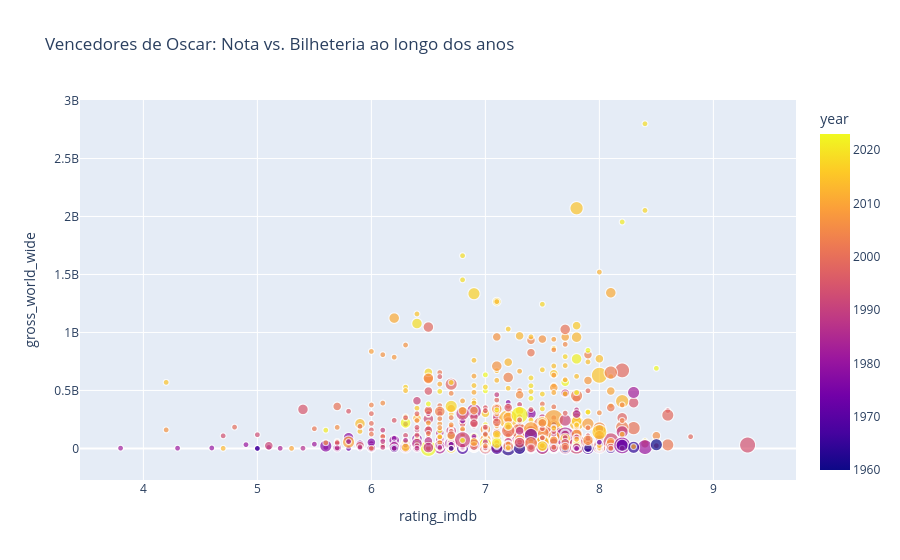

Notebook cell for this chart:
### Code cell
# O "Oscar" traz nota ou traz dinheiro?
# Filtrar apenas quem tem pelo menos 1 Oscar
vencedores = df_financeiro[df_financeiro['oscar'] > 0]

fig_vencedores = px.scatter(vencedores, 
                            x="rating_imdb", 
                            y="gross_world_wide",
                            size="oscar", # Bolas maiores para quem tem MAIS Oscars
                            color="year",
                            hover_name="title",
                            title="Vencedores de Oscar: Nota vs. Bilheteria ao longo dos anos")

fig_vencedores.show()

### Figure 1 — Plotly figure (JSON) as saved in the notebook; plotly's stock layout.template omitted (floating-point values rounded to 4 significant figures; data arrays with more than 128 entries replaced by an {"elided": "..."} marker saying what was removed)
{"data": [{"hovertemplate": "<b>%{hovertext}</b><br><br>rating_imdb=%{x}<br>gross_world_wide=%{y}<br>oscar=%{marker.size}<br>year=%{marker.color}<extra></extra>", "hovertext": {"elided": "1143 str values"}, "legendgroup": "", "marker": {"color": {"elided": "1143 int values"}, "coloraxis": "coloraxis", "size": {"elided": "1143 int values"}, "sizemode": "area", "sizeref": 0.0275, "symbol": "circle"}, "mode": "markers", "name": "", "showlegend": false, "type": "scattergl", "x": {"elided": "1143 float values"}, "xaxis": "x", "y": {"elided": "1143 float values"}, "yaxis": "y"}], "layout": {"coloraxis": {"colorbar": {"title": {"text": "year"}}, "colorscale": [[0, "#0d0887"], [0.1111, "#46039f"], [0.2222, "#7201a8"], [0.3333, "#9c179e"], [0.4444, "#bd3786"], [0.5556, "#d8576b"], [0.6667, "#ed7953"], [0.7778, "#fb9f3a"], [0.8889, "#fdca26"], [1, "#f0f921"]]}, "legend": {"itemsizing": "constant", "tracegroupgap": 0}, "title": {"text": "Vencedores de Oscar: Nota vs. Bilheteria ao longo dos anos"}, "xaxis": {"anchor": "y", "domain": [0, 1], "title": {"text": "rating_imdb"}}, "yaxis": {"anchor": "x", "domain": [0, 1], "title": {"text": "gross_world_wide"}}}}
